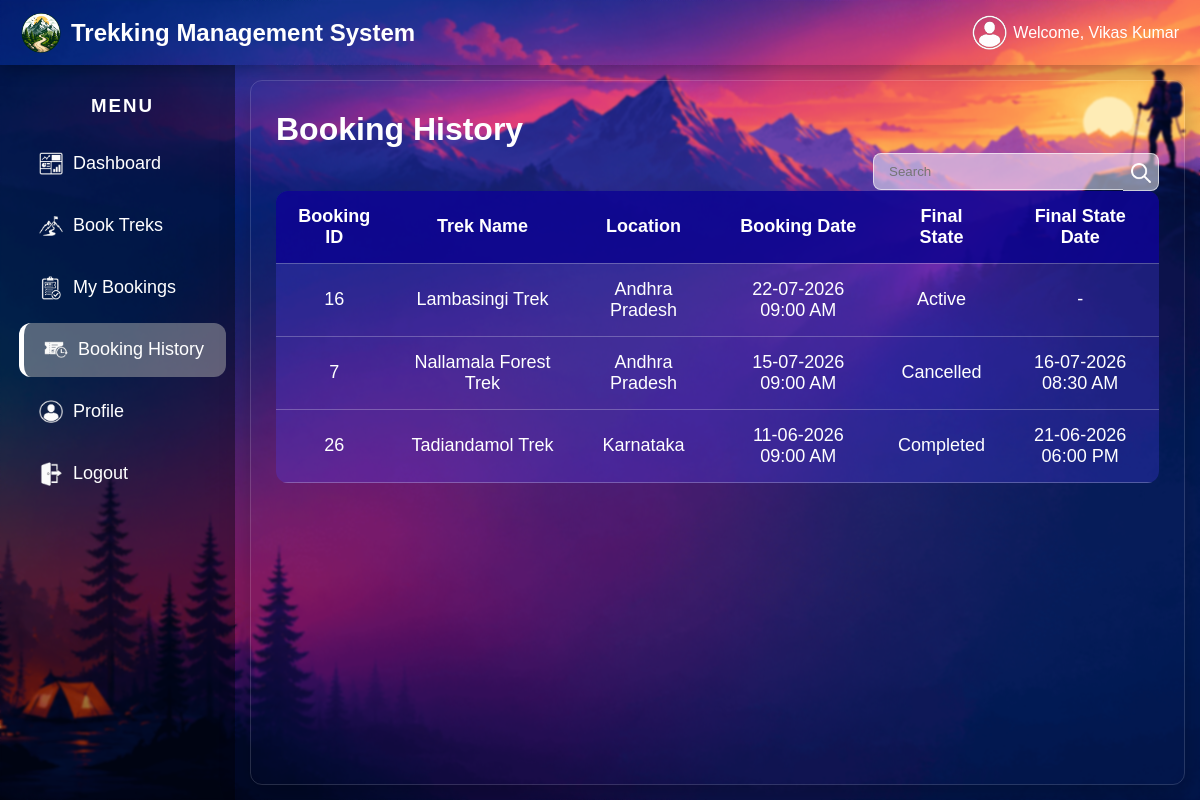
The app's page /user_booking_history (signed in) with its own data.
### tables this page shows
CREATE TABLE bookings(
        id INTEGER PRIMARY KEY AUTOINCREMENT,
        user_id INTEGER NOT NULL,
        trek_id INTEGER NOT NULL,
        date TEXT NOT NULL,
        status TEXT NOT NULL,
        booking_state TEXT NOT NULL DEFAULT 'Active',
        booking_state_date TEXT,

        FOREIGN KEY(user_id) REFERENCES users(id),
        FOREIGN KEY(trek_id) REFERENCES treks(id));

CREATE TABLE treks(
        id INTEGER PRIMARY KEY AUTOINCREMENT,
        trek_name TEXT NOT NULL,
        location TEXT NOT NULL,
        difficulty TEXT NOT NULL,
        duration INTEGER NOT NULL,
        start_date TEXT NOT NULL,
        end_date TEXT NOT NULL,
        total_slots INTEGER NOT NULL,
        available_slots INTEGER NOT NULL,
        status TEXT DEFAULT 'Open',
        description TEXT,
        image TEXT,
        staff_id INTEGER,
        trek_state TEXT DEFAULT 'Not Started',
        FOREIGN KEY(staff_id) REFERENCES users(id));

### app.py (the view)
@app.route("/user_booking_history")
def user_booking_history():
    if "user_id" not in session:
        return redirect("/")
    user_id = session["user_id"]
    user_name = session["user_name"]
    search = request.args.get('search','').strip()
    conn = sqlite3.connect("trek.db")
    cursor = conn.cursor()
    if search:
        cursor.execute("""
            SELECT bookings.id, treks.trek_name, treks.location, bookings.date, bookings.booking_state, bookings.booking_state_date
            FROM bookings JOIN treks ON bookings.trek_id = treks.id
            WHERE bookings.user_id=?
            AND( bookings.id LIKE ?
                OR treks.trek_name LIKE ?
                OR treks.location LIKE ?
                OR bookings.date LIKE ?
                OR bookings.booking_state LIKE ?
                OR bookings.booking_state_date LIKE ?)
                ORDER BY bookings.date DESC""",
            (user_id,f"%{search}%",f"%{search}%",f"%{search}%",f"%{search}%",f"%{search}%",f"%{search}%")
        )
    else:
        cursor.execute(
            """SELECT bookings.id, treks.trek_name, treks.location, bookings.date, bookings.booking_state, bookings.booking_state_date
            FROM bookings JOIN treks ON bookings.trek_id = treks.id
            WHERE bookings.user_id=? ORDER BY bookings.date DESC""", (user_id,)
        )
    bookings = cursor.fetchall()
    conn.close()
    return render_template("user_booking_history.html", user_id=user_id,
                           user_name=user_name, bookings=bookings, page="booking_history", search=search)

### app.py (called while the page is built)
@app.template_filter("format_date")
def format_date(value):
    if not value:
        return '-'
    if " " in value:
        date = datetime.strptime(value, "%Y-%m-%d %H:%M:%S")
    else:
        date = datetime.strptime(value, "%Y-%m-%d")
    return date.strftime("%d-%m-%Y")

@app.template_filter("format_time")
def format_datetime(value):
    if not value:
        return ''
    return datetime.strptime(value, "%Y-%m-%d %H:%M:%S").strftime("%I:%M %p")

### templates/user_booking_history.html (shortened to what this page needs)
{% extends "base_user.html" %}
{% block content %}
    <div class="glass-card">
        <h1>Booking History</h1>
        <div class="top-bar1">
            <form method="GET" class="search-form">
                <input type="text" name="search" placeholder="Search" value="{{request.args.get('search','')}}">
                <button type="submit"><img src="/static/images/search icon.png" alt="search icon"></button>
            </form>
        </div>
        <table>
            <tr>
                <th>Booking ID</th>
                <th>Trek Name</th>
                <th>Location</th>
                <th>Booking Date</th>
                <th>Final State</th>
                <th>Final State Date</th>
            </tr>
            {% for booking in bookings %}
            <tr>
                <td>{{booking[0]}}</td>
                <td>{{booking[1]}}</td>
                <td>{{booking[2]}}</td>
                <td>{{booking[3] | format_date}} {{booking[3] | format_time}}</td>
                <td>{{booking[4]}}</td>
                <td>{{booking[5] | format_date}} {{booking[5] | format_time}}</td>
            </tr>
            {% endfor %}
        </table>
    </div>
{% endblock %}

### static/css/user_dash_style.css (style rules this page uses)
* { box-sizing: border-box ; color: white; font-family: Arial, Helvetica, sans-serif; }
body { margin:0; padding:0; background-image:url("/static/images/background1.png"); background-size:cover; background-position:center; background-repeat:no-repeat; background-attachment:fixed; }
.content h1 { margin: 5px 0; color: white; }
.glass-card { height: calc(100vh - 95px); width: 100%; display: flex; flex-direction: column; background: transparent; border-radius:12px; padding:25px; border:1px solid rgba(255,255,255,.15); box-shadow:0 10px 30px rgba(0,0,0,.25); overflow-y: auto; }
.search-form { display: flex; justify-content: flex-end; align-items: center; }
.search-form input { width: 250px; padding: 10px 15px; background-color: rgba(255, 255, 255, 0.5); border: 1px solid rgba(255, 255, 255, 0.6); border-right: 0px; border-radius: 8px; border-top-right-radius: 0; border-bottom-right-radius: 0; color: black; }
.search-form button { padding: 5px 5px 0px; width: 36px; height: 37.5px; border: 1px solid rgba(255, 255, 255, 0.6); border-left: 0px; border-radius: 8px; border-top-left-radius: 0; border-bottom-left-radius: 0; background-color: rgba(255, 255, 255, 0.5); color: white; cursor: pointer; }
.search-form img { height: 20px; width: 20px; }
.content table { width:100%; margin-top:0px; border-collapse:collapse; overflow:hidden; border-radius:12px; background:rgba(77, 64, 255, 0.264); color:white; font-size: 18px; }
.content th { padding:15px; background:rgba(11, 2, 141, 0.826); font-size:18px; text-align:center; }
.content td { padding:15px; text-align:center; border-bottom:1px solid rgba(255, 255, 255, 0.252); border-top:1px solid rgba(255, 255, 255, 0.252); }

### records on screen
bookings: id "16", trek_name "Lambasingi Trek", location "Andhra Pradesh", date "22-07-2026", date "09:00 AM", booking_state "Active", booking "-"
bookings: id "7", trek_name "Nallamala Forest Trek", location "Andhra Pradesh", date "15-07-2026", date "09:00 AM", booking_state "Cancelled", booking_state_date "16-07-2026", booking_state_date "08:30 AM"
bookings: id "26", trek_name "Tadiandamol Trek", location "Karnataka", date "11-06-2026", date "09:00 AM", booking_state "Completed", booking_state_date "21-06-2026", booking_state_date "06:00 PM"

### other values on screen
{{ user_name }} "Vikas Kumar"
